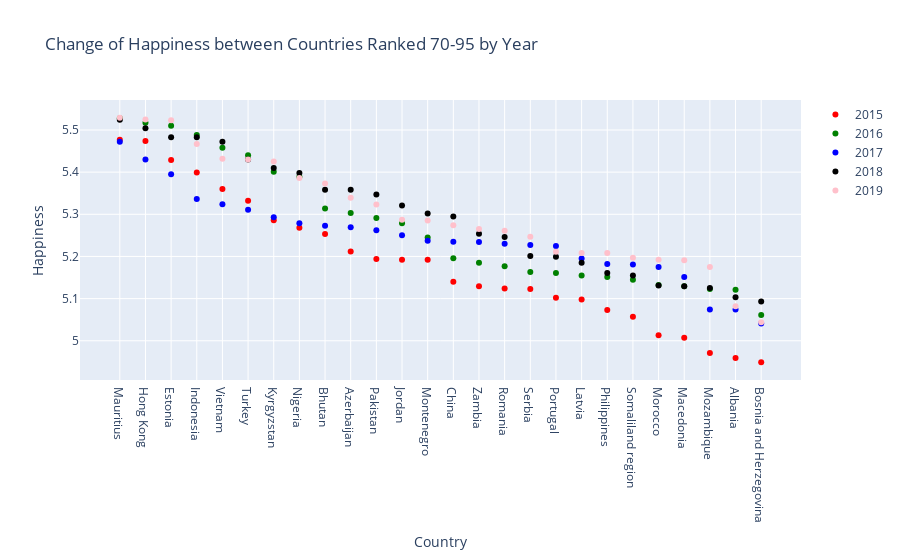

The notebook cell this image was saved under:
### Code cell
indo15 = whr_15.iloc[70:96,:]
indo16 = whr_16.iloc[70:96,:]
indo17 = whr_17.iloc[70:96,:]
indo18 = whr_18.iloc[70:96,:]
indo19 = whr_19.iloc[70:96,:]

import plotly.graph_objs as go
v1 =go.Scatter(
                    x = indo15['Country'],
                    y = indo15['Happiness Score'],
                    mode = "markers",
                    name = "2015",
                    marker = dict(color = 'red'),
                    text= indo15.Country)

v2 =go.Scatter(
                    x = indo15['Country'],
                    y = indo16['Happiness Score'],
                    mode = "markers",
                    name = "2016",
                    marker = dict(color = 'green'),
                    text= indo16.Country)

v3 =go.Scatter(
                    x = indo15['Country'],
                    y = indo17['Happiness.Score'],
                    mode = "markers",
                    name = "2017",
                    marker = dict(color = 'blue'),
                    text= indo17.Country)


v4 =go.Scatter(
                    x = indo15['Country'],
                    y = indo18['Score'],
                    mode = "markers",
                    name = "2018",
                    marker = dict(color = 'black'))


v5 =go.Scatter(
                    x = indo15['Country'],
                    y = indo19['Score'],
                    mode = "markers",
                    name = "2019",
                    marker = dict(color = 'pink'))


data = [v1, v2, v3, v4, v5]
layout = dict(title = 'Change of Happiness between Countries Ranked 70-95 by Year',
              xaxis= dict(title= 'Country',zeroline= False),
              yaxis= dict(title= 'Happiness', zeroline= False),
              hovermode="x unified"
             )
fig = dict(data = data, layout = layout)
iplot(fig)

### Figure 1 — Plotly figure (JSON) as saved in the notebook; plotly's stock layout.template omitted (floating-point values rounded to 4 significant figures)
{"data": [{"marker": {"color": "red"}, "mode": "markers", "name": "2015", "text": ["Mauritius", "Hong Kong", "Estonia", "Indonesia", "Vietnam", "Turkey", "Kyrgyzstan", "Nigeria", "Bhutan", "Azerbaijan", "Pakistan", "Jordan", "Montenegro", "China", "Zambia", "Romania", "Serbia", "Portugal", "Latvia", "Philippines", "Somaliland region", "Morocco", "Macedonia", "Mozambique", "Albania", "Bosnia and Herzegovina"], "type": "scatter", "x": ["Mauritius", "Hong Kong", "Estonia", "Indonesia", "Vietnam", "Turkey", "Kyrgyzstan", "Nigeria", "Bhutan", "Azerbaijan", "Pakistan", "Jordan", "Montenegro", "China", "Zambia", "Romania", "Serbia", "Portugal", "Latvia", "Philippines", "Somaliland region", "Morocco", "Macedonia", "Mozambique", "Albania", "Bosnia and Herzegovina"], "y": [5.477, 5.474, 5.429, 5.399, 5.36, 5.332, 5.286, 5.268, 5.253, 5.212, 5.194, 5.192, 5.192, 5.14, 5.129, 5.124, 5.123, 5.102, 5.098, 5.073, 5.057, 5.013, 5.007, 4.971, 4.959, 4.949]}, {"marker": {"color": "green"}, "mode": "markers", "name": "2016", "text": ["Romania", "Estonia", "Jamaica", "Croatia", "Hong Kong", "Somalia", "Kosovo", "Turkey", "Indonesia", "Jordan", "Azerbaijan", "Philippines", "China", "Bhutan", "Kyrgyzstan", "Serbia", "Bosnia and Herzegovina", "Montenegro", "Dominican Republic", "Morocco", "Hungary", "Pakistan", "Lebanon", "Portugal", "Macedonia", "Vietnam"], "type": "scatter", "x": ["Mauritius", "Hong Kong", "Estonia", "Indonesia", "Vietnam", "Turkey", "Kyrgyzstan", "Nigeria", "Bhutan", "Azerbaijan", "Pakistan", "Jordan", "Montenegro", "China", "Zambia", "Romania", "Serbia", "Portugal", "Latvia", "Philippines", "Somaliland region", "Morocco", "Macedonia", "Mozambique", "Albania", "Bosnia and Herzegovina"], "y": [5.528, 5.517, 5.51, 5.488, 5.458, 5.44, 5.401, 5.389, 5.314, 5.303, 5.291, 5.279, 5.245, 5.196, 5.185, 5.177, 5.163, 5.161, 5.155, 5.151, 5.145, 5.132, 5.129, 5.123, 5.121, 5.061]}, {"marker": {"color": "blue"}, "mode": "markers", "name": "2017", "text": ["Hong Kong S.A.R., China", "Philippines", "Serbia", "Jordan", "Hungary", "Jamaica", "Croatia", "Kosovo", "China", "Pakistan", "Indonesia", "Venezuela", "Montenegro", "Morocco", "Azerbaijan", "Dominican Republic", "Greece", "Lebanon", "Portugal", "Bosnia and Herzegovina", "Honduras", "Macedonia", "Somalia", "Vietnam", "Nigeria", "Tajikistan"], "type": "scatter", "x": ["Mauritius", "Hong Kong", "Estonia", "Indonesia", "Vietnam", "Turkey", "Kyrgyzstan", "Nigeria", "Bhutan", "Azerbaijan", "Pakistan", "Jordan", "Montenegro", "China", "Zambia", "Romania", "Serbia", "Portugal", "Latvia", "Philippines", "Somaliland region", "Morocco", "Macedonia", "Mozambique", "Albania", "Bosnia and Herzegovina"], "y": [5.472, 5.43, 5.395, 5.336, 5.324, 5.311, 5.293, 5.279, 5.273, 5.269, 5.262, 5.25, 5.237, 5.235, 5.234, 5.23, 5.227, 5.225, 5.195, 5.182, 5.181, 5.175, 5.151, 5.074, 5.074, 5.041]}, {"marker": {"color": "black"}, "mode": "markers", "name": "2018", "type": "scatter", "x": ["Mauritius", "Hong Kong", "Estonia", "Indonesia", "Vietnam", "Turkey", "Kyrgyzstan", "Nigeria", "Bhutan", "Azerbaijan", "Pakistan", "Jordan", "Montenegro", "China", "Zambia", "Romania", "Serbia", "Portugal", "Latvia", "Philippines", "Somaliland region", "Morocco", "Macedonia", "Mozambique", "Albania", "Bosnia and Herzegovina"], "y": [5.524, 5.504, 5.483, 5.483, 5.472, 5.43, 5.41, 5.398, 5.358, 5.358, 5.347, 5.321, 5.302, 5.295, 5.254, 5.246, 5.201, 5.199, 5.185, 5.161, 5.155, 5.131, 5.129, 5.125, 5.103, 5.093]}, {"marker": {"color": "pink"}, "mode": "markers", "name": "2019", "type": "scatter", "x": ["Mauritius", "Hong Kong", "Estonia", "Indonesia", "Vietnam", "Turkey", "Kyrgyzstan", "Nigeria", "Bhutan", "Azerbaijan", "Pakistan", "Jordan", "Montenegro", "China", "Zambia", "Romania", "Serbia", "Portugal", "Latvia", "Philippines", "Somaliland region", "Morocco", "Macedonia", "Mozambique", "Albania", "Bosnia and Herzegovina"], "y": [5.529, 5.525, 5.523, 5.467, 5.432, 5.43, 5.425, 5.386, 5.373, 5.339, 5.323, 5.287, 5.285, 5.274, 5.265, 5.261, 5.247, 5.211, 5.208, 5.208, 5.197, 5.192, 5.191, 5.175, 5.082, 5.044]}], "layout": {"hovermode": "x unified", "title": {"text": "Change of Happiness between Countries Ranked 70-95 by Year"}, "xaxis": {"title": {"text": "Country"}, "zeroline": false}, "yaxis": {"title": {"text": "Happiness"}, "zeroline": false}}}
